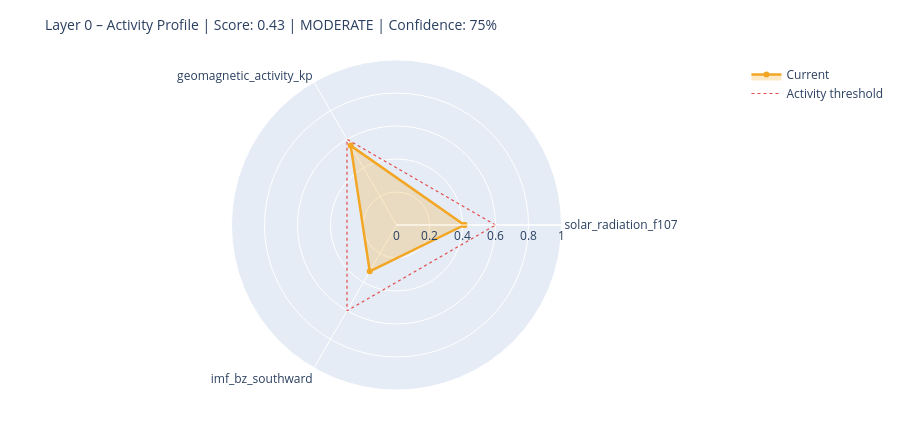

This figure's notebook cell:
### Markdown cell above
---
## 6. State Assessment & Handoff to Layer 1

### Code cell
# ============================================================
# STEP 1 – Collect raw values with source modes
# Mode: 'primary' | 'fallback_3h' | 'last_valid' | 'missing'
# ============================================================

def safe_last(df, col):
    if df is None or col not in df.columns: return None
    s = df[col].dropna()
    return float(s.iloc[-1]) if not s.empty else None

f107_now = safe_last(df_f107, 'f10.7')
bz_now   = safe_last(df_mag,  'bz_gsm')
kp_now   = safe_last(df_kp,   'kp')
sw_now   = safe_last(df_sw,   'speed')

source_modes = {
    'F10.7':    'primary'  if f107_now is not None else 'missing',
    'Kp':       'primary'  if kp_now   is not None else 'missing',
    'IMF_Bz':   'primary'  if bz_now   is not None else 'missing',
    'SW_speed': 'primary'  if sw_now   is not None else 'missing',
}

# Kp Fallback – 3h endpoint
if kp_now is None:
    try:
        r = requests.get(
            'https://services.swpc.noaa.gov/json/noaa-planetary-k-index.json',
            timeout=10)
        r.raise_for_status()
        fb = pd.DataFrame(r.json())
        tc = next((c for c in fb.columns if 'time' in c.lower()), fb.columns[0])
        kc = next((c for c in fb.columns if 'kp' in c.lower() and c != tc), None)
        if kc:
            fb[kc] = fb[kc].astype(str).str.extract(r'([0-9]+(?:\.[0-9]*)?)')[0]
            fb[kc] = pd.to_numeric(fb[kc], errors='coerce')
            fb = fb[fb[kc] >= 0].dropna(subset=[kc])
            if not fb.empty:
                kp_now = float(fb[kc].iloc[-1])
                source_modes['Kp'] = 'fallback_3h'
                print(f'  Kp fallback (3h): {kp_now:.1f}')
    except Exception as e:
        print(f'  Kp fallback failed: {e}')

# Solar Wind Fallback – last valid value
if sw_now is None and df_sw is not None and 'speed' in df_sw.columns:
    s = df_sw['speed'].dropna()
    if not s.empty:
        sw_now = float(s.iloc[-1])
        source_modes['SW_speed'] = 'last_valid'
        print(f'  SW fallback (last_valid): {sw_now:.0f} km/s')

print()
print('Source modes:', source_modes)

# ============================================================
# STEP 2 – Score from available components only
# ============================================================

def norm(v, lo, hi):
    if v is None: return None
    return max(0.0, min(1.0, (v - lo) / (hi - lo)))

COMPONENTS = {
    'solar_radiation_f107':    (f107_now, norm(f107_now, 60, 250)),
    'geomagnetic_activity_kp': (kp_now,   norm(kp_now,   0,   9)),
    'imf_bz_southward':        (bz_now,   norm(-(bz_now or 0) if bz_now else None, -5, 30)
                                           if bz_now is not None else None),
    'solar_wind_speed':        (sw_now,   norm(sw_now, 300, 800)),
}

available   = {k: v[1] for k, v in COMPONENTS.items() if v[1] is not None}
unavailable = [k for k, v in COMPONENTS.items() if v[1] is None]

layer0_score = round(sum(available.values()) / len(available), 4) if available else None
confidence   = round(len(available) / len(COMPONENTS), 2)

level = ('unknown'  if layer0_score is None
         else 'calm'     if layer0_score < 0.3
         else 'moderate' if layer0_score < 0.6
         else 'active')

# ============================================================
# STEP 3 – Dominant Driver
# ============================================================

def dominant_driver(kp, f107, bz, sw):
    candidates = []
    if kp   is not None and kp   >= 4:   candidates.append(('geomagnetic',    kp / 9))
    if sw   is not None and sw   >= 500:  candidates.append(('solar_wind',     sw / 800))
    if bz   is not None and bz   <= -5:   candidates.append(('imf_southward',  abs(bz) / 30))
    if f107 is not None and f107 >= 150:  candidates.append(('solar_radiation',f107 / 250))
    return max(candidates, key=lambda x: x[1])[0] if candidates else 'none'

driver = dominant_driver(kp_now, f107_now, bz_now, sw_now)

# ============================================================
# STEP 4 – Downstream expectations
# ============================================================

def downstream_expectation(driver, score, kp, bz, f107):
    exp = {
        'magnetosphere':        'calm',
        'ionosphere':           'calm',
        'schumann_resonance':   'unchanged',
        'lithosphere_currents': 'low',
    }
    if driver == 'geomagnetic' or (kp and kp >= 5):
        exp['magnetosphere']        = 'compressed / storm'
        exp['ionosphere']           = 'elevated disturbance (TEC variability)'
        exp['schumann_resonance']   = 'elevated amplitude possible'
        exp['lithosphere_currents'] = 'elevated induction currents'
    elif driver == 'imf_southward' or (bz and bz <= -5):
        exp['magnetosphere']        = 'energy coupling active'
        exp['ionosphere']           = 'elevated electron density possible'
        exp['schumann_resonance']   = 'slight modulation possible'
    elif driver == 'solar_radiation' or (f107 and f107 >= 150):
        exp['ionosphere']           = 'elevated ionization (F-layer)'
        exp['schumann_resonance']   = 'slightly elevated background activity'
    return exp

downstream = downstream_expectation(driver, layer0_score, kp_now, bz_now, f107_now)

# ============================================================
# CONSOLE OUTPUT
# ============================================================

W = 58
print('=' * W)
print('LAYER 0 – STATE ASSESSMENT')
print('=' * W)
for name, (raw_v, score_v) in COMPONENTS.items():
    if score_v is not None:
        bar = '█' * int(score_v * 20) + '░' * (20 - int(score_v * 20))
        print(f'  {name:<35}  {bar}  {score_v:.2f}')
    else:
        print(f'  {name:<35}  {"─" * 20}  n/a')
print('-' * W)
print(f'  Score ({len(available)}/{len(COMPONENTS)} components):  {layer0_score:.3f}')
print(f'  Confidence:         {confidence:.0%}')
print(f'  Level:              {level.upper()}')
print(f'  Dominant Driver:    {driver}')

# Radar chart
cats = list(available.keys())
vals = list(available.values())
if len(cats) >= 3:
    fig = go.Figure()
    fig.add_trace(go.Scatterpolar(
        r=vals + [vals[0]], theta=cats + [cats[0]],
        fill='toself', fillcolor='rgba(242,166,35,0.25)',
        line=dict(color='#F2A623', width=2.5), name='Current'
    ))
    fig.add_trace(go.Scatterpolar(
        r=[0.6] * (len(cats) + 1), theta=cats + [cats[0]],
        line=dict(color='#E24B4A', dash='dot', width=1.2),
        mode='lines', name='Activity threshold'
    ))
    fig.update_layout(
        title=dict(text=f'Layer 0 – Activity Profile | Score: {layer0_score:.2f} | {level.upper()} | Confidence: {confidence:.0%}',
                   font=dict(size=14)),
        polar=dict(radialaxis=dict(visible=True, range=[0, 1])),
        height=430, showlegend=True,
        margin=dict(l=60, r=60, t=60, b=40)
    )
    fig.show()

### Figure 1 — Plotly figure (JSON) as saved in the notebook; plotly's stock layout.template omitted (floating-point values rounded to 4 significant figures)
{"data": [{"fill": "toself", "fillcolor": "rgba(242,166,35,0.25)", "line": {"color": "#F2A623", "width": 2.5}, "name": "Current", "r": [0.4116, 0.5556, 0.3243, 0.4116], "theta": ["solar_radiation_f107", "geomagnetic_activity_kp", "imf_bz_southward", "solar_radiation_f107"], "type": "scatterpolar"}, {"line": {"color": "#E24B4A", "dash": "dot", "width": 1.2}, "mode": "lines", "name": "Activity threshold", "r": [0.6, 0.6, 0.6, 0.6], "theta": ["solar_radiation_f107", "geomagnetic_activity_kp", "imf_bz_southward", "solar_radiation_f107"], "type": "scatterpolar"}], "layout": {"height": 430, "margin": {"b": 40, "l": 60, "r": 60, "t": 60}, "polar": {"radialaxis": {"range": [0, 1], "visible": true}}, "showlegend": true, "title": {"font": {"size": 14}, "text": "Layer 0 – Activity Profile | Score: 0.43 | MODERATE | Confidence: 75%"}}}
